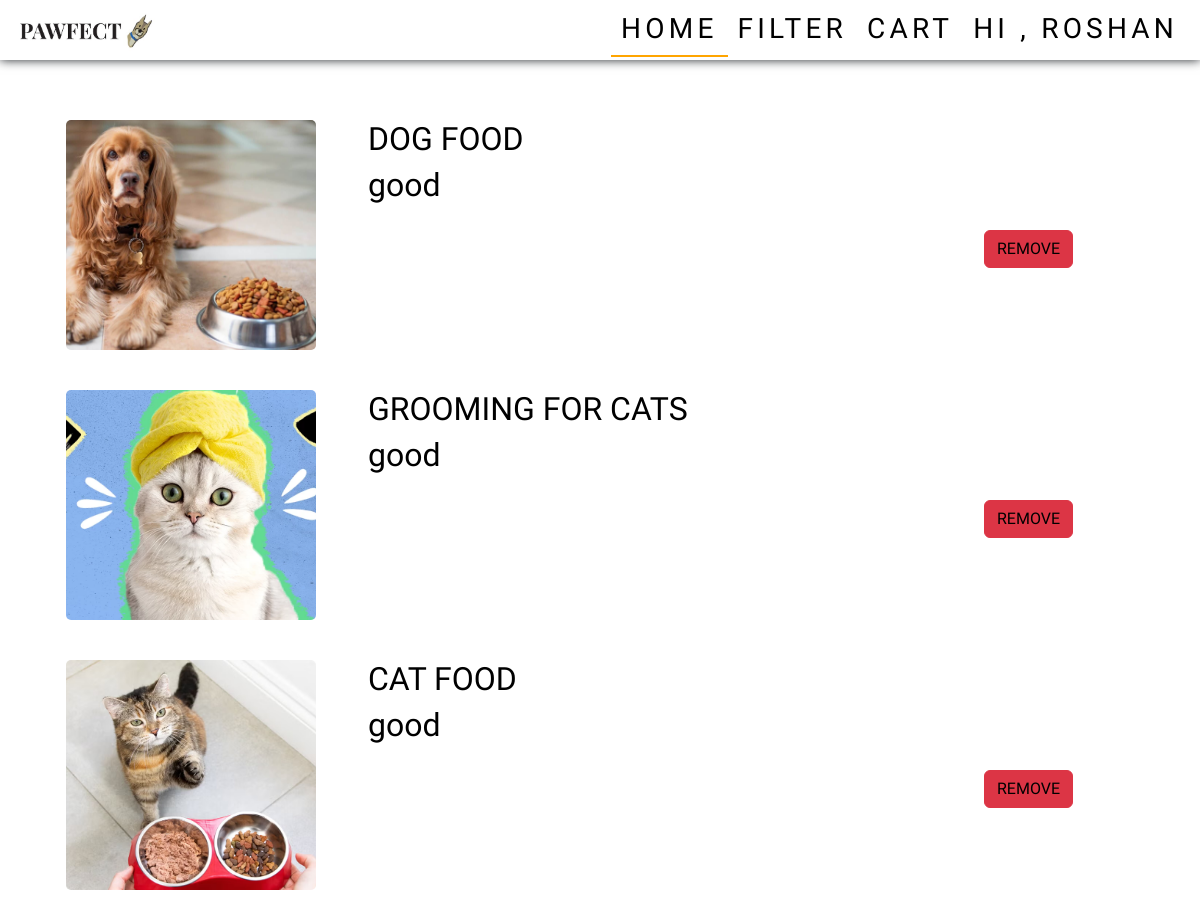
Screenshot of /viewFav (signed in) with the database file from the repository.
### app/models.py (models this page shows)
class Fav(models.Model):
    user=models.ForeignKey(User,on_delete=models.CASCADE)
    pro=models.ForeignKey(Product,on_delete=models.CASCADE)

class Product(models.Model):
    category=models.ForeignKey(Category, on_delete=models.CASCADE)
    name=models.TextField()
    img=models.FileField()
    dis=models.TextField()

### app/views.py (the view)
# urls.py: path('viewFav',views.viewFav),
def viewFav(req):
    if 'user' in req.session:
        user=User.objects.get(username=req.session['user'])
        data=Fav.objects.filter(user=user)
        pet=Pet.objects.all()
        cat=Category.objects.all()
        return render(req,'user/viewFav.html',{'data':data,'pet':pet,'cat':cat})
    else:
        return redirect(shop_login)

### templates/user/viewFav.html (shortened to what this page needs)
<!DOCTYPE html>
<html lang="en">
<head>
  {% load static %}
    <link href="https://cdn.jsdelivr.net/npm/bootstrap@5.3.3/dist/css/bootstrap.min.css" rel="stylesheet">
    <link rel="stylesheet" href="{% static 'css/style.css' %}">
    <link rel="stylesheet" href="{% static 'css/userHome.css' %}">
</head>
<body>
  <nav class="navbar navbar-expand-sm  fixed-top">
    <div class="container-fluid">
      <a class="navbar-brand" href="user_home"><img src="{% static 'images/pawfectlogo.jpg'%}" alt="" width="150px"></a>
      <div class="collapse navbar-collapse justify-content-end" id="collapsibleNavbar">
        <ul class="navbar-nav">
          <li class="nav-item">
            <a class="nav-link active" href="user_home">Home</a>
          </li>
          <li class="nav-item dropdown petDrop">
            <a class="nav-link " href="#" role="button" data-bs-toggle="dropdown">FILTER</a>
          </li>
          <li class="nav-item">
            <a class="nav-link" href="viewCart">CART</a>
          </li>
          <li class="nav-item dropdown userDrop">
            <a class="nav-link " href="#" role="button" data-bs-toggle="dropdown">hi , {{user.first_name}}</a>
          </li>
        </ul>
      </div>
    </div>
  </nav>
    <div class="container fav">
        <div class="row">
            {% for i in data %}
                <div class="col-10">
                    <a class="" href="product/{{i.pro.pk}}">
                    <div class="row">
                        <div class="col-4">
                            <img class="img-fluid" src="{{i.pro.img.url}}" alt="">
                        </div>
                        <div class="col-8">
                            <h2>{{i.pro.name}}</h2>
                            <h2>{{i.pro.dis}}</h2>
                        </div>
                    </div>
                    </a>
                </div>
                <div class="col-2">
                    <a href="deleteFav/{{i.pk}}" class="btn btn-danger">REMOVE</a>
                </div>
            {% endfor %}
        </div>
    </div>
</body>
</html>

### static/css/style.css (style rules this page uses)
body { margin-top: 60px; font-family: 'Cute Font'; font-size: 28px; }
.navbar { background-color: rgb(255, 255, 255); box-shadow: 0 0 10px ; height: 60px; }
.nav-link { color: rgb(0, 0, 0); padding: 5px 10px !important; text-transform: uppercase; letter-spacing: 0.15em; display: inline-block; position: relative; }
.active { color: black; border-bottom: 2px solid orange; }
.container { padding-top: 20px; }
.fav img { width: 250px; height: 230px; object-fit: cover; border-radius: 5px; }
.fav a { text-decoration: none; color: black; }
.fav .row { margin: 20px 0; }
.fav .col-2 .btn { margin-top: 80%; }

### static/css/userHome.css (style rules this page uses)
.container { margin-top: 20px; }
.petDrop { position: static !important; }

### rows the page displays
Fav: pro.img (picture), pro.name "DOG FOOD", pro.dis "good"
Fav: pro.img (picture), pro.name "GROOMING FOR CATS", pro.dis "good"
Fav: pro.img (picture), pro.name "CAT FOOD", pro.dis "good"

### other values shown
{{ user.first_name }} "ROSHAN"
